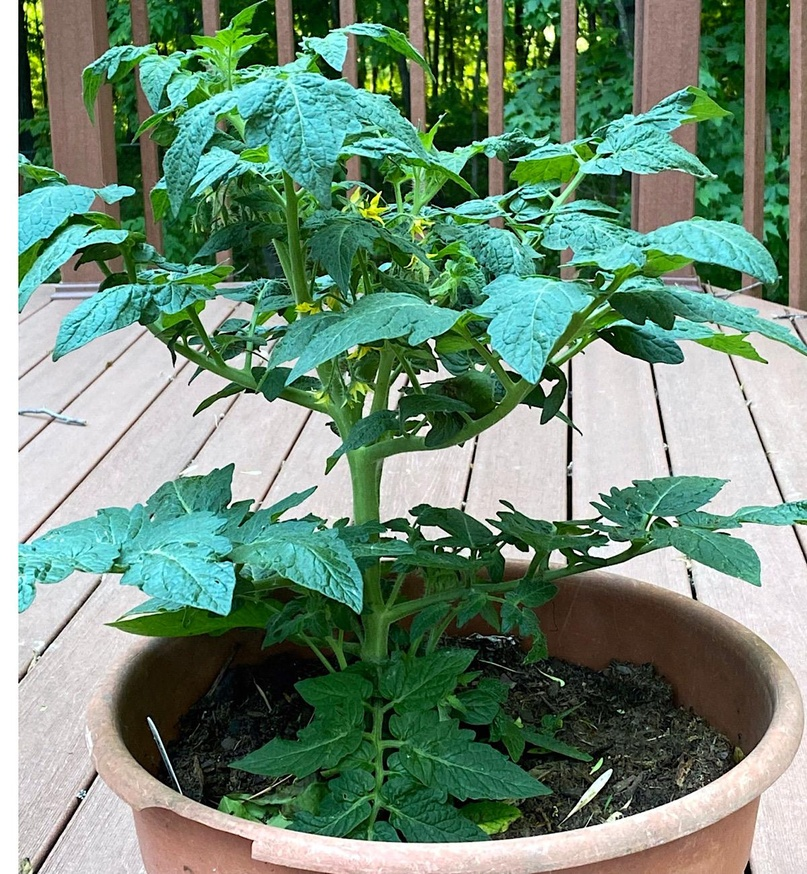
#> input picture kizuna-vision/images/20261121T211756751820_z1_phone.jpg, 807 x 874 px, shrunk from 1200 x 1300 before the run; its folder holds only this picture in this run
$ python -i classic.py   (imports and definitions only)
#> lines starting #> are read from the running program, lines starting #| are printed output that depends on the picture; after the words box and inside, x2 and y2 are one past the last pixel; in counts of white or black regions, pixels touching at a corner belong together
#> further down, picture is the input picture: shape (874, 807, 3); mean B, G, R 119.2, 140.3, 112
"""Classic computer vision (no AI model needed): canopy cover, sticky-trap insect count, motion.

These run on any image and give measured values the backend can rely on.
"""
from __future__ import annotations

import cv2
import numpy as np


# ------------------------------------------------------------------ canopy cover
def canopy_cover(img_bgr: np.ndarray) -> dict:
    """Fraction of the image covered by green vegetation.

    Excess Green index on chromatic coordinates (ExG = 2g - r - b, Woebbecke et al. 1995),
    thresholded with Otsu's method; a floor of 0.05 avoids calling grey/brown soil "green"
    when an image has almost no vegetation.
    """
    img = img_bgr.astype(np.float32)
    s = img.sum(axis=2) + 1e-6
    b, g, r = img[..., 0] / s, img[..., 1] / s, img[..., 2] / s
    exg = 2 * g - r - b                                  # -1 .. 2
    exg8 = np.clip((exg + 1) / 3 * 255, 0, 255).astype(np.uint8)
    otsu, _ = cv2.threshold(exg8, 0, 255, cv2.THRESH_BINARY + cv2.THRESH_OTSU)
    floor = int((0.05 + 1) / 3 * 255)
    mask = exg8 > max(otsu, floor)
    mask = cv2.morphologyEx(mask.astype(np.uint8), cv2.MORPH_OPEN, np.ones((3, 3), np.uint8))
    pct = float(mask.mean() * 100)
    return {"canopy_cover_pct": round(pct, 1), "kind": "measured",
            "method": "Excess Green index + Otsu threshold"}


# ------------------------------------------------------------------ yellow sticky trap
def count_trap_insects(img_bgr: np.ndarray, min_area_frac: float = 2e-5, max_area_frac: float = 5e-3) -> dict:
    """Count insects caught on a yellow sticky trap.

    1. find the largest yellow region (the trap), 2. inside it, count dark blobs whose
    size is plausible for an insect. Put the trap in front of the camera, flat, in daylight.
    """
#> called with min_area_frac = 2e-05, max_area_frac = 0.005
    hsv = cv2.cvtColor(img_bgr, cv2.COLOR_BGR2HSV)
#> hsv: shape (874, 807, 3); mean H, S, V 61.8, 104.8, 145.3
    yellow = cv2.inRange(hsv, (22, 120, 150), (38, 255, 255))   # bright, saturated trap yellow
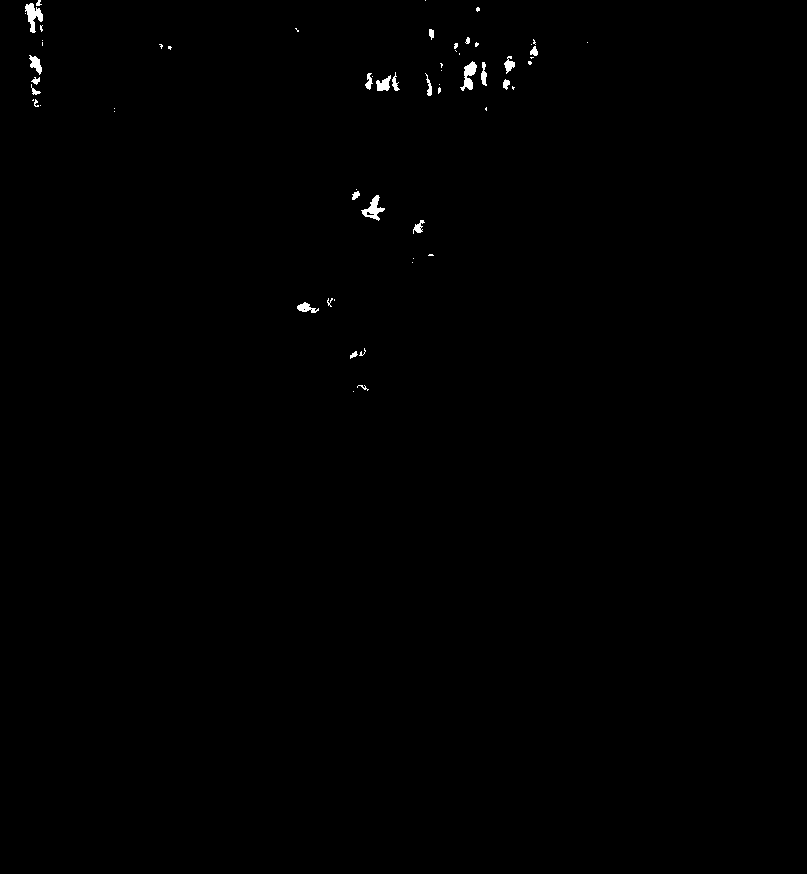
#> yellow: shape (874, 807); 0.32% white; 60 white regions (36 under 20 px), largest, box (x1, y1, x2, y2) and area: (25, 3, 43, 33) 270, (361, 195, 385, 221) 248, (460, 61, 477, 91) 243
    yellow = cv2.morphologyEx(yellow, cv2.MORPH_CLOSE, np.ones((15, 15), np.uint8))
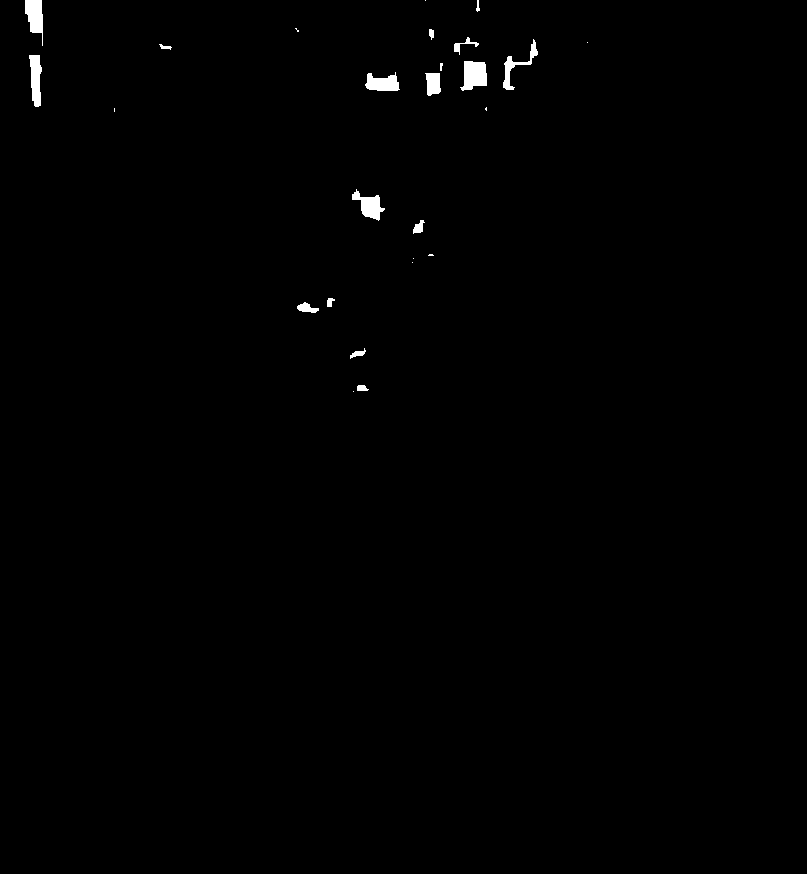
#> yellow: shape (874, 807); 0.55% white; 26 white regions (10 under 20 px)
    contours, _ = cv2.findContours(yellow, cv2.RETR_EXTERNAL, cv2.CHAIN_APPROX_SIMPLE)
#> contours = 26 contours, 11 with area under 20; largest, box (x1, y1, x2, y2) and area: (460, 61, 487, 91) 545, (25, 0, 43, 46) 453, (352, 189, 385, 221) 428, (29, 55, 42, 107) 420, (365, 72, 400, 91) 406
    h, w = yellow.shape
#> h = 874; w = 807
    if not contours:
        return {"trap_found": False, "insect_count": None, "kind": "measured"}
    trap = max(contours, key=cv2.contourArea)
#> trap = contour of 21 points, box (x1, y1, x2, y2) (460, 61, 487, 91), area 545
    trap_area = cv2.contourArea(trap)
#> trap_area = 545
    if trap_area < 0.05 * h * w:
        return {"trap_found": False, "insect_count": None, "kind": "measured"}
    trap_mask = np.zeros_like(yellow)
    cv2.drawContours(trap_mask, [trap], -1, 255, thickness=cv2.FILLED)
    trap_mask = cv2.erode(trap_mask, np.ones((9, 9), np.uint8))       # ignore the trap's edge
    dark = cv2.inRange(hsv, (0, 0, 0), (180, 255, 110))
    insects = cv2.bitwise_and(dark, trap_mask)
    insects = cv2.morphologyEx(insects, cv2.MORPH_OPEN, np.ones((2, 2), np.uint8))
    n, _, stats, _ = cv2.connectedComponentsWithStats(insects, connectivity=8)
    areas = stats[1:, cv2.CC_STAT_AREA]
    lo, hi = min_area_frac * trap_area, max_area_frac * trap_area
    count = int(((areas >= lo) & (areas <= hi)).sum())
    return {"trap_found": True, "insect_count": count, "trap_area_pct": round(trap_area / (h * w) * 100, 1),
            "kind": "measured", "method": "yellow trap segmentation + dark blob count"}


# ------------------------------------------------------------------ motion (animals at night, intruders)
def motion(prev_bgr: np.ndarray | None, img_bgr: np.ndarray, min_changed_pct: float = 2.0) -> dict:
    if prev_bgr is None or prev_bgr.shape != img_bgr.shape:
        return {"compared": False, "intrusion": False}
    a = cv2.GaussianBlur(cv2.cvtColor(prev_bgr, cv2.COLOR_BGR2GRAY), (21, 21), 0)
    b = cv2.GaussianBlur(cv2.cvtColor(img_bgr, cv2.COLOR_BGR2GRAY), (21, 21), 0)
    # compensate a global brightness change (clouds, dusk) before differencing
    offset = int(np.median(a.astype(int) - b.astype(int)))
    b = np.clip(b.astype(int) + offset, 0, 255).astype(np.uint8)
    diff = cv2.threshold(cv2.absdiff(a, b), 30, 255, cv2.THRESH_BINARY)[1]
    diff = cv2.dilate(diff, np.ones((5, 5), np.uint8), iterations=2)
    pct = float((diff > 0).mean() * 100)
    contours, _ = cv2.findContours(diff, cv2.RETR_EXTERNAL, cv2.CHAIN_APPROX_SIMPLE)
    boxes = [list(cv2.boundingRect(c)) for c in sorted(contours, key=cv2.contourArea, reverse=True)[:5]]
    return {"compared": True, "changed_pct": round(pct, 2), "intrusion": pct >= min_changed_pct,
            "boxes": boxes, "kind": "measured"}

>>> import cv2
>>> picture = cv2.imread('../images/20261121T211756751820_z1_phone.jpg')
>>> result = count_trap_insects(picture)
#> result = 3 items

$ run again, on kizuna-vision/images/20261121T211936727634_z1_phone.jpg
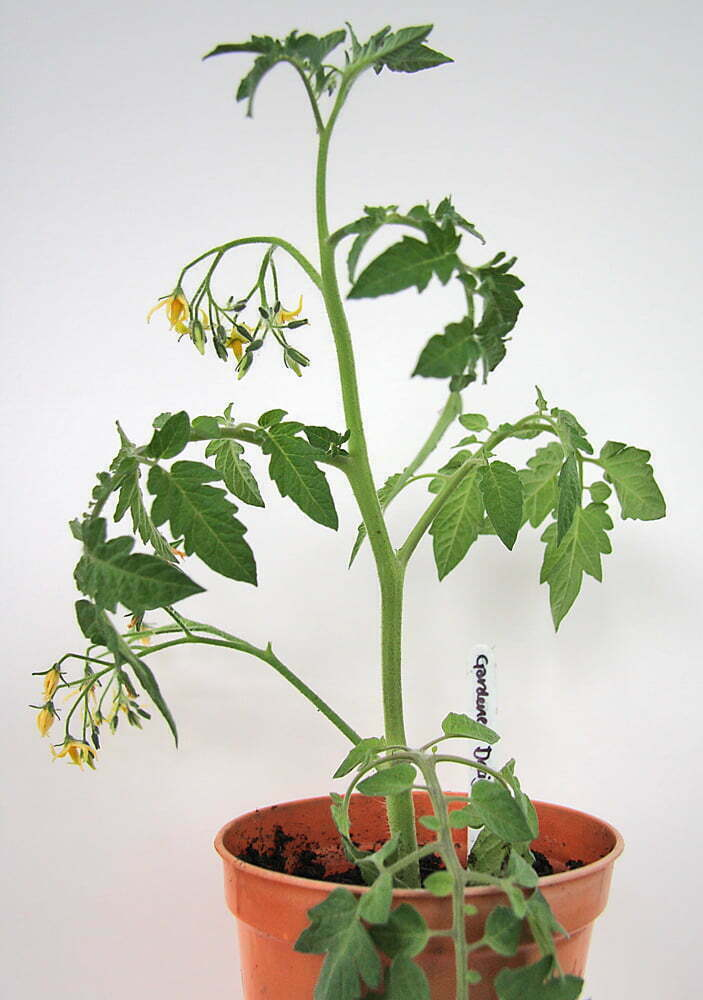
#> input picture kizuna-vision/images/20261121T211936727634_z1_phone.jpg, 703 x 1000 px
#> picture is the input picture: shape (1000, 703, 3); mean B, G, R 182.3, 196.5, 196.3
#> hsv: shape (1000, 703, 3); mean H, S, V 53.1, 39.3, 203
#> in count_trap_insects, `yellow = cv2.inRange(hsv, (22, 120, 150), (38, 255, 255))`:
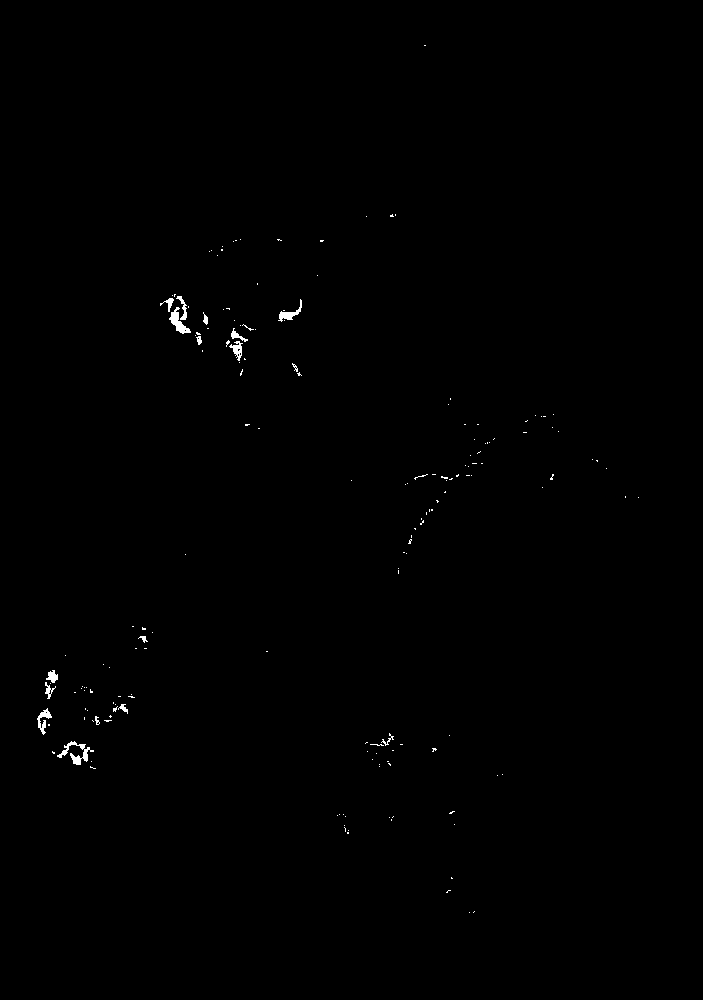
#> yellow: shape (1000, 703); 0.3% white; 176 white regions (159 under 20 px), largest, box (x1, y1, x2, y2) and area: (57, 741, 94, 765) 273, (169, 307, 191, 334) 227, (278, 299, 302, 322) 160
#> in count_trap_insects, `yellow = cv2.morphologyEx(yellow, cv2.MORPH_CLOSE, np.ones((15, 15), n..`:
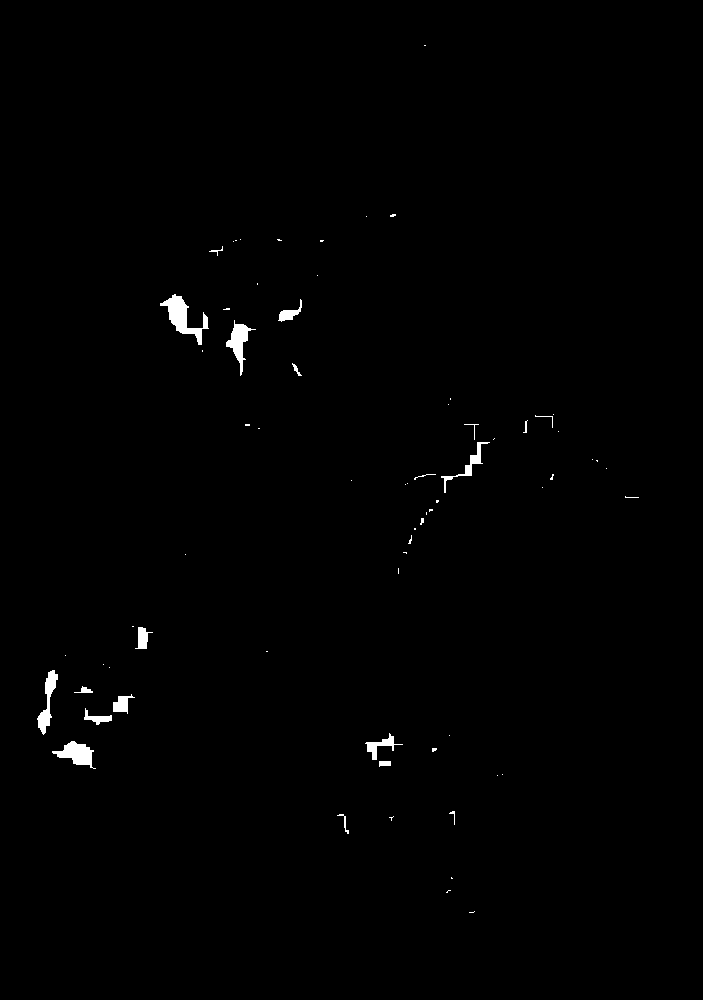
#> yellow: shape (1000, 703); 0.64% white; 70 white regions (50 under 20 px)
#> contours = 70 contours, 56 with area under 20; largest, box (x1, y1, x2, y2) and area: (160, 294, 209, 345) 740, (52, 741, 96, 769) 530, (226, 320, 256, 376) 479, (37, 670, 58, 735) 428, (441, 442, 490, 493) 244
#> trap = contour of 64 points, box (x1, y1, x2, y2) (160, 294, 209, 345), area 740
#> trap_area = 740.5
#> result = 3 items
